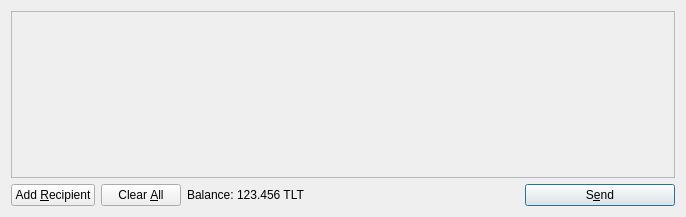
<?xml version="1.0" encoding="UTF-8"?>
<ui version="4.0">
 <class>SendCoinsDialog</class>
 <widget class="QDialog" name="SendCoinsDialog">
  <property name="geometry">
   <rect>
    <x>0</x>
    <y>0</y>
    <width>686</width>
    <height>217</height>
   </rect>
  </property>
  <property name="windowTitle">
   <string>Send Coins</string>
  </property>
  <layout class="QVBoxLayout" name="verticalLayout">
   <item>
    <widget class="QScrollArea" name="scrollArea">
     <property name="widgetResizable">
      <bool>true</bool>
     </property>
     <widget class="QWidget" name="scrollAreaWidgetContents">
      <property name="geometry">
       <rect>
        <x>0</x>
        <y>0</y>
        <width>666</width>
        <height>165</height>
       </rect>
      </property>
      <layout class="QVBoxLayout" name="verticalLayout_2">
       <property name="margin">
        <number>0</number>
       </property>
       <item>
        <layout class="QVBoxLayout" name="entries">
         <property name="spacing">
          <number>6</number>
         </property>
        </layout>
       </item>
       <item>
        <spacer name="verticalSpacer">
         <property name="orientation">
          <enum>Qt::Vertical</enum>
         </property>
         <property name="sizeHint" stdset="0">
          <size>
           <width>20</width>
           <height>40</height>
          </size>
         </property>
        </spacer>
       </item>
      </layout>
     </widget>
    </widget>
   </item>
   <item>
    <layout class="QHBoxLayout" name="horizontalLayout">
     <item>
      <widget class="QPushButton" name="addButton">
       <property name="toolTip">
        <string>Send to multiple recipients at once</string>
       </property>
       <property name="text">
        <string>Add &amp;Recipient</string>
       </property>
       <property name="icon">
        <iconset resource="../talant.qrc">
         <normaloff>:/icons/add</normaloff>:/icons/add</iconset>
       </property>
       <property name="autoDefault">
        <bool>false</bool>
       </property>
      </widget>
     </item>
     <item>
      <widget class="QPushButton" name="clearButton">
       <property name="sizePolicy">
        <sizepolicy hsizetype="Minimum" vsizetype="Fixed">
         <horstretch>0</horstretch>
         <verstretch>0</verstretch>
        </sizepolicy>
       </property>
       <property name="toolTip">
        <string>Remove all transaction fields</string>
       </property>
       <property name="text">
        <string>Clear &amp;All</string>
       </property>
       <property name="icon">
        <iconset resource="../talant.qrc">
         <normaloff>:/icons/remove</normaloff>:/icons/remove</iconset>
       </property>
       <property name="autoRepeatDelay">
        <number>300</number>
       </property>
       <property name="autoDefault">
        <bool>false</bool>
       </property>
      </widget>
     </item>
     <item>
      <layout class="QHBoxLayout" name="horizontalLayout_2">
       <property name="spacing">
        <number>3</number>
       </property>
       <item>
        <widget class="QLabel" name="label">
         <property name="text">
          <string>Balance:</string>
         </property>
        </widget>
       </item>
       <item>
        <widget class="QLabel" name="labelBalance">
         <property name="cursor">
          <cursorShape>IBeamCursor</cursorShape>
         </property>
         <property name="text">
          <string>123.456 TLT</string>
         </property>
         <property name="textInteractionFlags">
          <set>Qt::LinksAccessibleByMouse|Qt::TextSelectableByKeyboard|Qt::TextSelectableByMouse</set>
         </property>
        </widget>
       </item>
      </layout>
     </item>
     <item>
      <spacer name="horizontalSpacer">
       <property name="orientation">
        <enum>Qt::Horizontal</enum>
       </property>
       <property name="sizeHint" stdset="0">
        <size>
         <width>40</width>
         <height>20</height>
        </size>
       </property>
      </spacer>
     </item>
     <item>
      <widget class="QPushButton" name="sendButton">
       <property name="minimumSize">
        <size>
         <width>150</width>
         <height>0</height>
        </size>
       </property>
       <property name="toolTip">
        <string>Confirm the send action</string>
       </property>
       <property name="text">
        <string>S&amp;end</string>
       </property>
       <property name="icon">
        <iconset resource="../talant.qrc">
         <normaloff>:/icons/send</normaloff>:/icons/send</iconset>
       </property>
       <property name="default">
        <bool>true</bool>
       </property>
      </widget>
     </item>
    </layout>
   </item>
  </layout>
 </widget>
 <resources>
  <include location="../talant.qrc"/>
 </resources>
 <connections/>
</ui>
